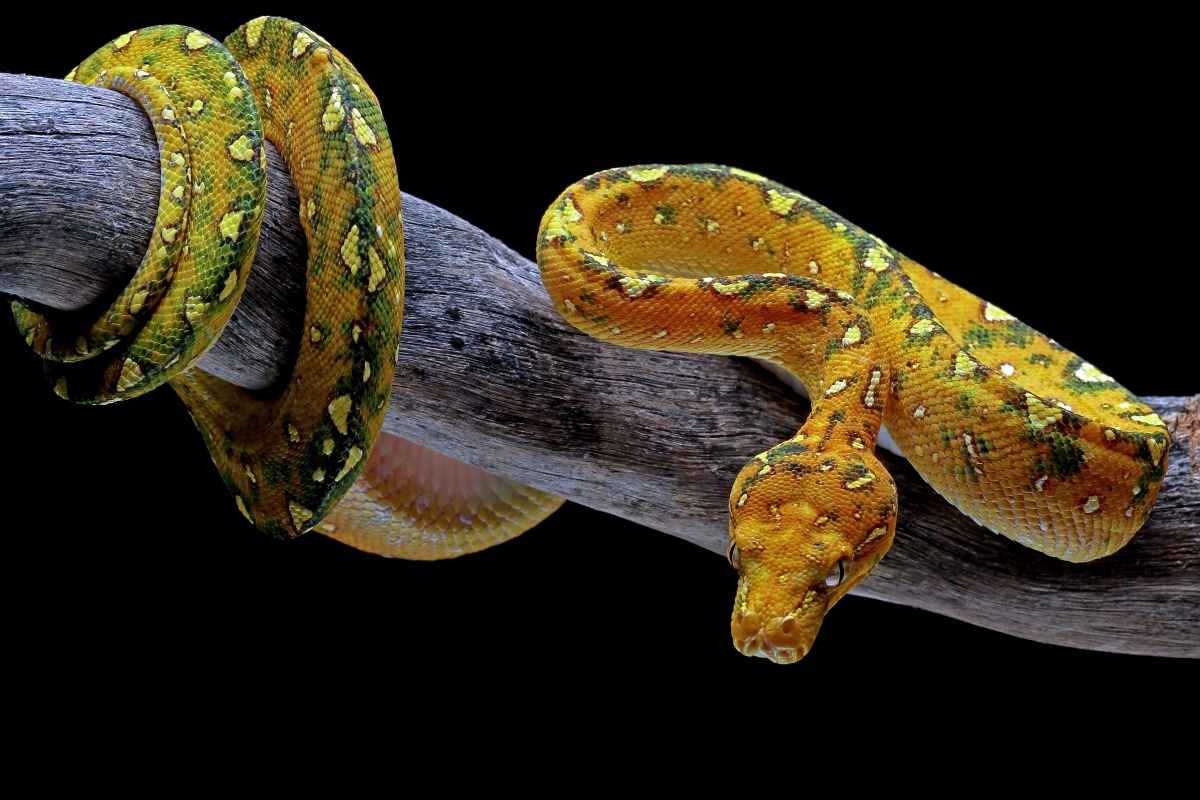
#> input picture PycharWeek8/python.jpg, 1200 x 800 px
$ python zadatak8.py
#> lines starting #> are read from the running program, lines starting #| are printed output that depends on the picture
import matplotlib.pyplot as plt
import numpy as np
import pandas as pd
from PIL import Image

img = np.asarray(Image.open("python.jpg"))
#> img is the input picture: shape (800, 1200, 3); mean R, G, B 48.1, 40.5, 24.9

red_channel = img[:, :, 0]
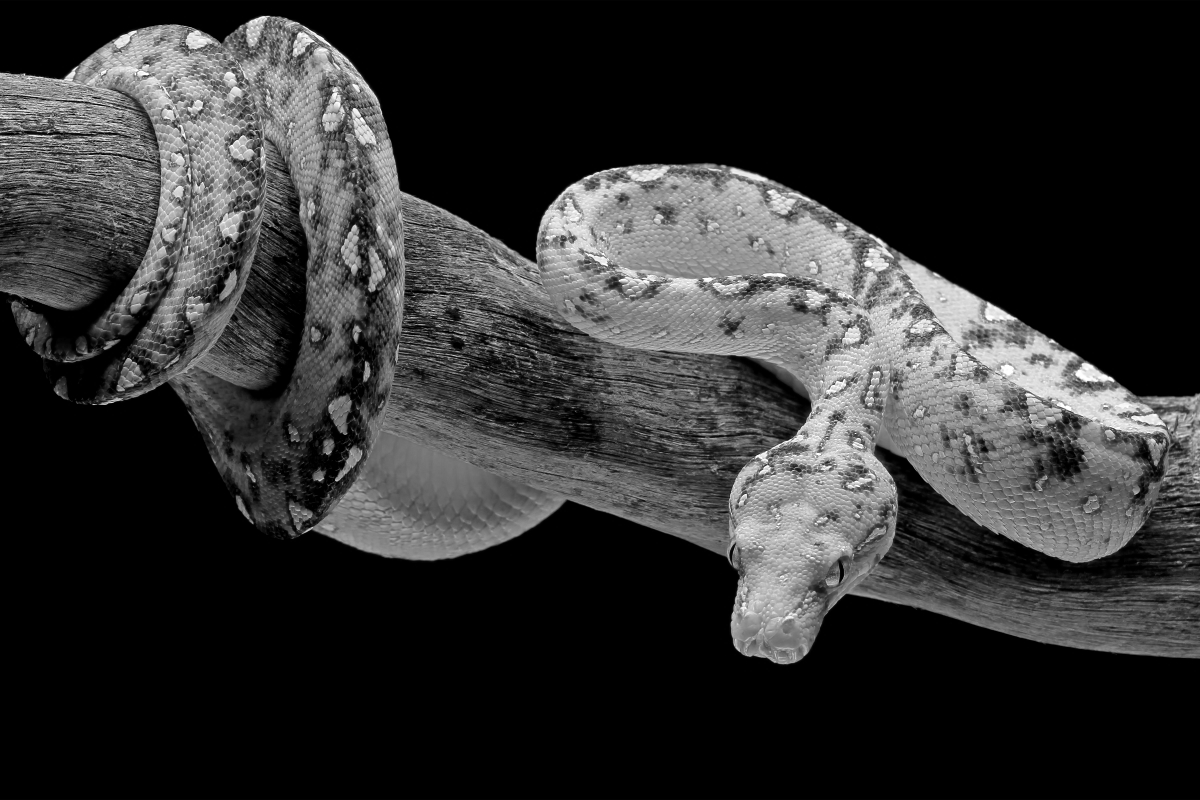
#> red_channel: shape (800, 1200); min 0, max 255, mean 48.1
print(f"Red channel shape: {red_channel.shape}")
#| Red channel shape: (800, 1200)

# Default colormap (viridis)
plt.imshow(red_channel)
plt.colorbar()
plt.title("Crveni kanal — viridis colormap")
plt.show()
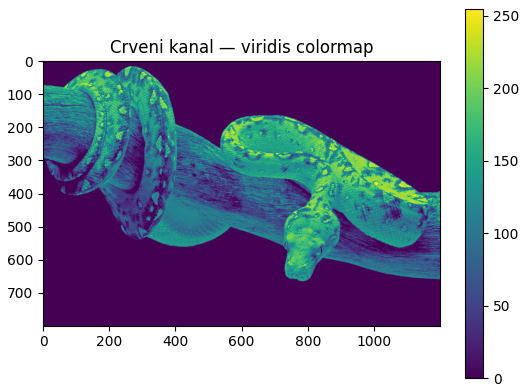
#> figure drawn by matplotlib, 2 panels

# Hot colormap
plt.imshow(red_channel, cmap="hot")
plt.colorbar()
plt.title("Crveni kanal — hot colormap")
plt.show()
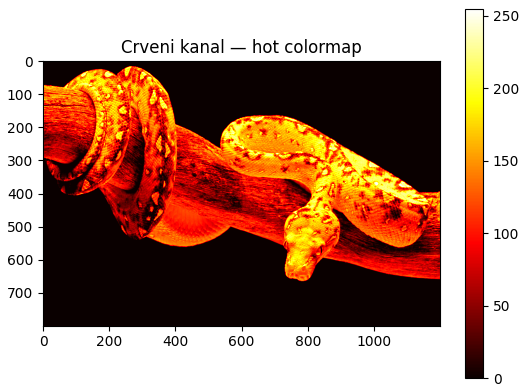
#> figure drawn by matplotlib, 2 panels
